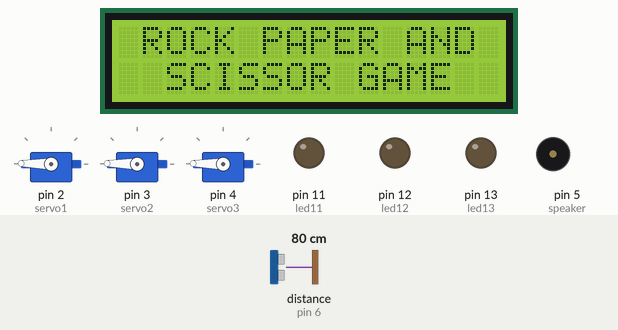
The sketch below on a simulated Arduino Uno, built with avr-gcc and run on an emulated ATmega328P. On the bench: 16×2 character LCD, 3 × servo, output pins drawn as LEDs (lit = HIGH), buzzer (waves = sounding). Wiring (inferred from the names in the program): ultrasonic range finder: trigger pin 7; echo pin 6. The test bench sets the inputs (shaded band); at power-on: distance to the obstacle (sensor on pin 6) 80 cm. The echo pulse lasts 58.3 µs per cm; random numbers use the default seed unless the sketch sets one; pins used as bus, display or sensor lines are not drawn.

Above: at 6.2 s.
6.3 s: distance to the obstacle (sensor on pin 6) set to 12 cm
10.4 s: distance to the obstacle (sensor on pin 6) set to 9 cm
At 12.2 s:
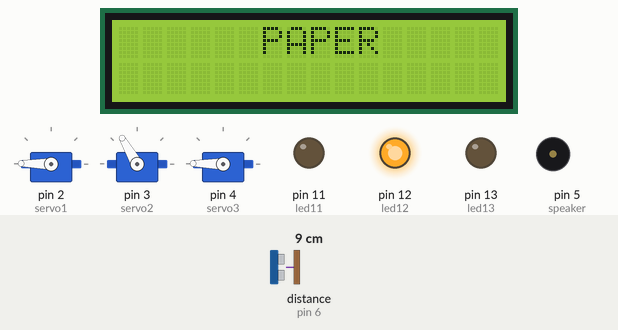
At 15.5 s:
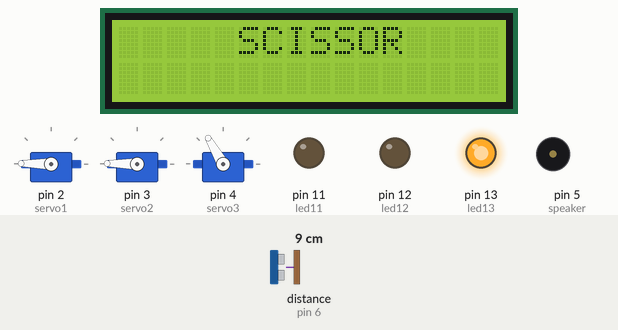
Timing chart, 0 to 29.7 s (numbered marks = the images above; inputs shaded):
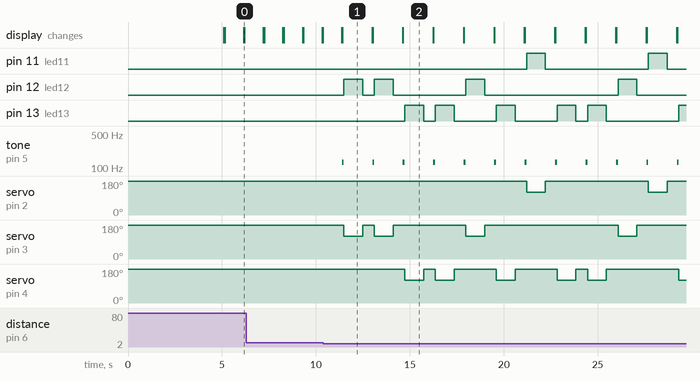

Measured:
- the behaviour switches between 11 and 10 cm on distance to the obstacle (sensor on pin 6) (found by bisection; images 0 and 1)
- after the input at 10.4 s, pin 11 (led11): alternates HIGH for 1.0 s and LOW for 5.5 s, starting after 10.8 s; pin 12 (led12): LOW → HIGH after 1.1 s, → LOW 1.0 s later, → HIGH 0.62 s later, → LOW 1.0 s later, … (8 changes in this stretch)
- what the display in image 1 shows lasts 1.6 s, from 11.4 s to 13.0 s

The sketch:

StoneScissorPaper.ino
```cpp
// Stone Paper Scissor Game

#include<Servo.h> // including some essential libraries
#include<LiquidCrystal_I2C.h>
#include<Wire.h>

LiquidCrystal_I2C lcd(0x27, 16, 2);  //SDA=A4, SCL=A5

int trig = 7;
int echo = 6;
long TimeInMicro;
float distanceInCm; // ultrasonic sensor can read distance between 2 to 400 cm;

volatile long A;  // volatile directs the compiler to load the variable from Ram rather than storage register as the value of a variable stored in registers can be inaccurate

float checkDistance()
{
  digitalWrite(trig, LOW);
  delayMicroseconds(2);  // add delay in microseconds
  digitalWrite(trig, HIGH);
  delayMicroseconds(10);
  digitalWrite(trig, LOW);
  TimeInMicro = pulseIn(echo, HIGH);  // note the time taken by signal to go and come back
  distanceInCm = TimeInMicro/58.00;  // speed of light in air (= 0. 03cm/microsecond), distance = time*speed (1/58 == 0.03/2)
  delay(10);
  return distanceInCm;
}
// naming my servo
Servo servo1;  // stone
Servo servo2; // paper
Servo servo3; // scissor

int led11 = 11; // giving pin to leds and speaker
int led12 = 12;
int led13 = 13;
int speaker = 5;

void setup()
{
  // Serial.begin(9600);
  lcd.init(); // intialising led
  lcd.backlight();
  lcd.setBacklight(HIGH);
  lcd.setCursor(0, 0);  // 1st column, 1st row
  lcd.print(" ROCK PAPER AND ");
  lcd.setCursor(0, 1);  // 1st column, 2nd row
  lcd.print("  SCISSOR GAME  ");
  delay(5000);
  pinMode(trig, OUTPUT);
  pinMode(echo, INPUT);
  pinMode(speaker, OUTPUT);
  pinMode(led11, OUTPUT);
  pinMode(led12, OUTPUT);
  pinMode(led13, OUTPUT);
  servo1.attach(2);
  servo2.attach(3);
  servo3.attach(4);
  servo1.write(179);
  servo2.write(179);
  servo3.write(179);
  lcd.clear();
}

void loop()
{
  float distance = checkDistance();
  // Serial.println(distance);
  // delay(1000);
  if(distance < 10)
  {
    A = random(1, 4); // generates random number from  1 to 3 (i.e. 1, 2, 3)
    // Serial.print("random number: ");
    // Serial.println(A);
    // delay(1000);
    switch(A)
    {
      case 1:
      lcd.setCursor(6, 0);
      lcd.print("ROCK");
      tone(speaker, 131);  // tone(pin, frequency) or tone(pin, frequency(int hertz), duration(in miliseconds))
      delay(100);
      noTone(speaker); // stops the generation of square wave generated by tone, noTone(pin)
      servo1.write(120);
      digitalWrite(led11, HIGH);
      delay(1000);
      servo1.write(179);
      digitalWrite(led11, LOW);
      delay(500);
      lcd.clear();
      break;
      case 2:
      lcd.setCursor(6, 0);
      lcd.print("PAPER");
      tone(speaker, 131);
      delay(100);
      noTone(speaker);
      servo2.write(120);
      digitalWrite(led12, HIGH);
      delay(1000);
      servo2.write(179);
      digitalWrite(led12, LOW);
      delay(500);
      lcd.clear();
      break;
      case 3:
      lcd.setCursor(5, 0);
      lcd.print("SCISSOR");
      tone(speaker, 131);
      delay(100);
      noTone(speaker);
      servo3.write(120);
      digitalWrite(led13, HIGH);
      delay(1000);
      servo3.write(179);
      digitalWrite(led13, LOW);
      delay(500);
      lcd.clear();
      break;
    }
  }
  else
  {
    lcd.setCursor(0, 0);  // 1st column, 1st row
    lcd.print(" ROCK PAPER AND ");
    lcd.setCursor(0, 1);  // 1st column, 2nd row
    lcd.print("  SCISSOR GAME  ");
    delay(1000);
    lcd.clear();
  }
}
```
